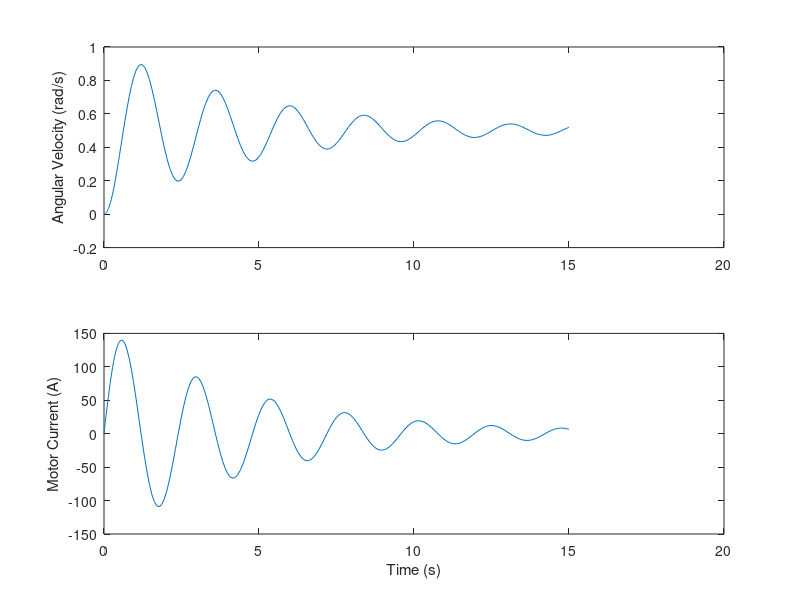

Source code (MATLAB):
% MEE349 Mechatronics System Design 1 - Project 1
% Deniz Eren Horoz 
% Uğur Can Kızılcan
% Merve Çabuk
%
% Rolling Shutter Project
%

% Clear previous sessions
clear all;
close all;
clc;

% === Variables === %
tspan   = [0, 15];
y0      = [0, 0];

global I Tl rb ang J
ang     = 0;                              % Rotation Angle (rad)
I       = 29.2;                           % Nominal Current (A)

% Calculating initial rb value
angt    = 21;                             % Estimated Max Rotation Angle (rad)
rin     = 0.00175;                        % Radius of Inner shutter (m)
w       = 0.0089;                         % Thickness of Shutter Panel (m)
rb      = rin + ((w/(2*pi)) * angt);      % Radius of the Shutter (rad)

% Calculating initial Tl value
l       = 2;                              % Length of Shutter (m)
p       = 2.46;                           % Density of Material (kg/m^2)
mb      = p * l * w * (rb^2 - rin^2);     % Mass of Outer Shutter (kg)
Ib      = 0.5 * mb * (rin^2 + rb^2);      % Inertia of Outer Shutter (kg*m^2)
Min     = 5.4;                            % Mass of Inner Shutter (kg)
Iin     = (0.5  * Min) + (rin^2);         % Inertia of Inner Shutter (kg*m^2)
est_aga = 23;                             % Estimated Initial Angular Acceleration (rad/s^2)
Itot    = Iin + Ib;                       % Total Inertia of Shutter (kg*m^2)
Tin     = Itot * est_aga;                 % Torque of Inner Shutter (F*m)
l       = 2;                              % Length of Shutter (m)
hext    = 2.6;                            % Height of Extended Shutter (m)
mext    = p * hext * l * w;               % Mass of the Extended Shutter (kg)
g       = 9.80665;                        % Standart Gravity (m/s^2)
Text    = mext * g * rb;                  % External torque (F * m)
Tl      = Tin + Text;                     % Load Torque (F*m)
Jm      = 5680;                           % Total Inertia of Motor (kg*m^2)
J       = Itot + Jm;                      % Total Inertia of System (kg*m^2)

% === Simulation Function === %
function dydt = simulate(t, y)
    global I Tl rb ang J

    % Constants
    L    = 0.058;                      % Terminal Inductance (mH)
    Vin  = 24;                         % Nominal Voltage (V)  
    Res  = 0.024;                      % Terminal Resistence (ohm)
    Kb   = 47.7;                       % Back EMF Coefficient (V/(rad/s))
    Ki   = 47.7;                       % Torque Constant (mNm/A)
    b    = 0.3405;                     % Friction Coefficient
    w    = 0.0089;                     % Thickness of Shutter Panel (m)
    l    = 2;                          % Length of Shutter (m)
    p    = 2.46;                       % Density of Material (kg/m^2)
    hext = 2.6;                        % Height of Extended Shutter (m)
    mext = p * hext * l * w;           % Mass of the Extended Shutter (kg)
    g    = 9.80665;                    % Standart Gravity (m/s^2)
    Text = mext * g * rb;              % External torque (F * m)
    Min  = 5.4;                        % Mass of Inner Shutter (kg)
    rin  = 0.00175;                    % Radius of Inner shutter (m)
    
    % Update Variables
    ang_vel = y(1);
    I = y(2);
    
    ang_acc = (1/J) * ((Ki * I) - b * (ang_vel) - (Tl/rb));
    curr_change = (1/L) * (Vin - (I * Res) - (Kb * (ang_vel)));

    ang  = ang + ang_vel;
    rb   = rb - ((w/(2*pi)) * ang);
    mb   = p * l * w * (rb^2 - rin^2);
    Ib   = 0.5 * mb * (rin^2 + rb^2);
    Iin  = (0.5  * Min) + (rin^2);
    Itot = Iin + Ib;
    Tin  = Itot * ang_acc;             
    Tl   = Tin + Text;                 
    
    % Return Variables
    dydt = [ang_acc; curr_change];
end

% Start Simulation
[t, y] = ode45(@simulate, tspan, y0);

% Plot Simulation
figure('Name', 'Simulation Visual Interface','NumberTitle', 'off')
subplot(2, 1, 1)
plot(t, y(:, 1));
ylabel('Angular Velocity (rad/s)')
subplot(2, 1, 2)
plot(t, y(:, 2));
ylabel('Motor Current (A)')
xlabel('Time (s)')


